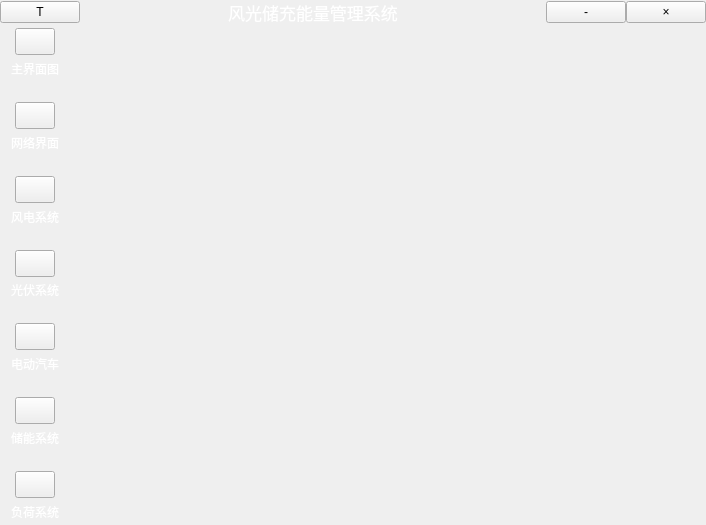
<?xml version="1.0" encoding="UTF-8"?>
<ui version="4.0">
 <class>Form</class>
 <widget class="QWidget" name="Form">
  <property name="geometry">
   <rect>
    <x>0</x>
    <y>0</y>
    <width>706</width>
    <height>525</height>
   </rect>
  </property>
  <property name="windowTitle">
   <string>Form</string>
  </property>
  <property name="styleSheet">
   <string notr="true">#Form {background-color:qradialgradient(
spread:pad, cx:0.5, cy:0.5, 
radius:0.431, fx:0.5, fy:0.5, 
stop:0.153409 rgba(39, 98, 216, 255), 
stop:1 rgba(16, 16, 181, 255)
);}</string>
  </property>
  <layout class="QVBoxLayout" name="verticalLayout_8" stretch="1,15">
   <property name="spacing">
    <number>3</number>
   </property>
   <property name="leftMargin">
    <number>0</number>
   </property>
   <property name="topMargin">
    <number>0</number>
   </property>
   <property name="rightMargin">
    <number>0</number>
   </property>
   <property name="bottomMargin">
    <number>0</number>
   </property>
   <item>
    <layout class="QHBoxLayout" name="horizontalLayout">
     <property name="spacing">
      <number>0</number>
     </property>
     <item>
      <widget class="QPushButton" name="testBtn">
       <property name="sizePolicy">
        <sizepolicy hsizetype="Fixed" vsizetype="Fixed">
         <horstretch>0</horstretch>
         <verstretch>0</verstretch>
        </sizepolicy>
       </property>
       <property name="text">
        <string>T</string>
       </property>
      </widget>
     </item>
     <item>
      <widget class="QLabel" name="label">
       <property name="sizePolicy">
        <sizepolicy hsizetype="Preferred" vsizetype="Preferred">
         <horstretch>0</horstretch>
         <verstretch>0</verstretch>
        </sizepolicy>
       </property>
       <property name="styleSheet">
        <string notr="true">color:rgb(255, 255, 255);
font-size:17px;
</string>
       </property>
       <property name="text">
        <string>风光储充能量管理系统</string>
       </property>
       <property name="textFormat">
        <enum>Qt::PlainText</enum>
       </property>
       <property name="alignment">
        <set>Qt::AlignCenter</set>
       </property>
      </widget>
     </item>
     <item>
      <widget class="QPushButton" name="minimizeBtn">
       <property name="sizePolicy">
        <sizepolicy hsizetype="Fixed" vsizetype="Fixed">
         <horstretch>0</horstretch>
         <verstretch>0</verstretch>
        </sizepolicy>
       </property>
       <property name="font">
        <font>
         <pointsize>9</pointsize>
         <kerning>true</kerning>
        </font>
       </property>
       <property name="contextMenuPolicy">
        <enum>Qt::CustomContextMenu</enum>
       </property>
       <property name="styleSheet">
        <string notr="true"/>
       </property>
       <property name="text">
        <string>-</string>
       </property>
      </widget>
     </item>
     <item>
      <widget class="QPushButton" name="exitBtn">
       <property name="sizePolicy">
        <sizepolicy hsizetype="Fixed" vsizetype="Fixed">
         <horstretch>0</horstretch>
         <verstretch>0</verstretch>
        </sizepolicy>
       </property>
       <property name="font">
        <font>
         <stylestrategy>PreferAntialias</stylestrategy>
         <kerning>true</kerning>
        </font>
       </property>
       <property name="text">
        <string>×</string>
       </property>
       <property name="iconSize">
        <size>
         <width>16</width>
         <height>16</height>
        </size>
       </property>
      </widget>
     </item>
    </layout>
   </item>
   <item>
    <layout class="QHBoxLayout" name="horizontalLayout_2" stretch="1,9">
     <item>
      <layout class="QVBoxLayout" name="layout1">
       <property name="spacing">
        <number>20</number>
       </property>
       <item>
        <layout class="QVBoxLayout" name="verticalLayout">
         <property name="spacing">
          <number>0</number>
         </property>
         <item>
          <layout class="QHBoxLayout" name="horizontalLayout_3">
           <property name="spacing">
            <number>0</number>
           </property>
           <item>
            <spacer name="horizontalSpacer">
             <property name="orientation">
              <enum>Qt::Horizontal</enum>
             </property>
             <property name="sizeHint" stdset="0">
              <size>
               <width>40</width>
               <height>20</height>
              </size>
             </property>
            </spacer>
           </item>
           <item>
            <widget class="QPushButton" name="Btn1">
             <property name="sizePolicy">
              <sizepolicy hsizetype="Preferred" vsizetype="Preferred">
               <horstretch>0</horstretch>
               <verstretch>0</verstretch>
              </sizepolicy>
             </property>
             <property name="styleSheet">
              <string notr="true">border-image:url(:/button/button_image/main.png)</string>
             </property>
             <property name="text">
              <string/>
             </property>
            </widget>
           </item>
           <item>
            <spacer name="horizontalSpacer_2">
             <property name="orientation">
              <enum>Qt::Horizontal</enum>
             </property>
             <property name="sizeHint" stdset="0">
              <size>
               <width>40</width>
               <height>20</height>
              </size>
             </property>
            </spacer>
           </item>
          </layout>
         </item>
         <item>
          <layout class="QHBoxLayout" name="horizontalLayout_4">
           <property name="spacing">
            <number>0</number>
           </property>
           <item>
            <spacer name="horizontalSpacer_4">
             <property name="orientation">
              <enum>Qt::Horizontal</enum>
             </property>
             <property name="sizeHint" stdset="0">
              <size>
               <width>40</width>
               <height>20</height>
              </size>
             </property>
            </spacer>
           </item>
           <item>
            <widget class="QLabel" name="txt1">
             <property name="styleSheet">
              <string notr="true">font: 15pt &quot;SimSun&quot;;
color:white;</string>
             </property>
             <property name="text">
              <string>主界面图</string>
             </property>
             <property name="alignment">
              <set>Qt::AlignCenter</set>
             </property>
            </widget>
           </item>
           <item>
            <spacer name="horizontalSpacer_3">
             <property name="orientation">
              <enum>Qt::Horizontal</enum>
             </property>
             <property name="sizeHint" stdset="0">
              <size>
               <width>40</width>
               <height>20</height>
              </size>
             </property>
            </spacer>
           </item>
          </layout>
         </item>
        </layout>
       </item>
       <item>
        <layout class="QVBoxLayout" name="verticalLayout_2">
         <property name="spacing">
          <number>0</number>
         </property>
         <item>
          <layout class="QHBoxLayout" name="horizontalLayout_17">
           <property name="spacing">
            <number>0</number>
           </property>
           <item>
            <spacer name="horizontalSpacer_33">
             <property name="orientation">
              <enum>Qt::Horizontal</enum>
             </property>
             <property name="sizeHint" stdset="0">
              <size>
               <width>40</width>
               <height>20</height>
              </size>
             </property>
            </spacer>
           </item>
           <item>
            <widget class="QPushButton" name="Btn2">
             <property name="sizePolicy">
              <sizepolicy hsizetype="Preferred" vsizetype="Preferred">
               <horstretch>0</horstretch>
               <verstretch>0</verstretch>
              </sizepolicy>
             </property>
             <property name="styleSheet">
              <string notr="true">border-image:url(:/button/button_image/web.svg)</string>
             </property>
             <property name="text">
              <string/>
             </property>
            </widget>
           </item>
           <item>
            <spacer name="horizontalSpacer_34">
             <property name="orientation">
              <enum>Qt::Horizontal</enum>
             </property>
             <property name="sizeHint" stdset="0">
              <size>
               <width>40</width>
               <height>20</height>
              </size>
             </property>
            </spacer>
           </item>
          </layout>
         </item>
         <item>
          <layout class="QHBoxLayout" name="horizontalLayout_18">
           <property name="spacing">
            <number>0</number>
           </property>
           <item>
            <spacer name="horizontalSpacer_36">
             <property name="orientation">
              <enum>Qt::Horizontal</enum>
             </property>
             <property name="sizeHint" stdset="0">
              <size>
               <width>40</width>
               <height>20</height>
              </size>
             </property>
            </spacer>
           </item>
           <item>
            <widget class="QLabel" name="txt2">
             <property name="styleSheet">
              <string notr="true">font: 15pt &quot;SimSun&quot;;
color:white;</string>
             </property>
             <property name="text">
              <string>网络界面</string>
             </property>
             <property name="alignment">
              <set>Qt::AlignCenter</set>
             </property>
            </widget>
           </item>
           <item>
            <spacer name="horizontalSpacer_35">
             <property name="orientation">
              <enum>Qt::Horizontal</enum>
             </property>
             <property name="sizeHint" stdset="0">
              <size>
               <width>40</width>
               <height>20</height>
              </size>
             </property>
            </spacer>
           </item>
          </layout>
         </item>
        </layout>
       </item>
       <item>
        <layout class="QVBoxLayout" name="verticalLayout_3">
         <property name="spacing">
          <number>0</number>
         </property>
         <item>
          <layout class="QHBoxLayout" name="horizontalLayout_19">
           <property name="spacing">
            <number>0</number>
           </property>
           <item>
            <spacer name="horizontalSpacer_38">
             <property name="orientation">
              <enum>Qt::Horizontal</enum>
             </property>
             <property name="sizeHint" stdset="0">
              <size>
               <width>40</width>
               <height>20</height>
              </size>
             </property>
            </spacer>
           </item>
           <item>
            <widget class="QPushButton" name="Btn3">
             <property name="sizePolicy">
              <sizepolicy hsizetype="Preferred" vsizetype="Preferred">
               <horstretch>0</horstretch>
               <verstretch>0</verstretch>
              </sizepolicy>
             </property>
             <property name="styleSheet">
              <string notr="true">border-image:url(:/button/button_image/wind.svg)</string>
             </property>
             <property name="text">
              <string/>
             </property>
            </widget>
           </item>
           <item>
            <spacer name="horizontalSpacer_37">
             <property name="orientation">
              <enum>Qt::Horizontal</enum>
             </property>
             <property name="sizeHint" stdset="0">
              <size>
               <width>40</width>
               <height>20</height>
              </size>
             </property>
            </spacer>
           </item>
          </layout>
         </item>
         <item>
          <layout class="QHBoxLayout" name="horizontalLayout_20">
           <property name="spacing">
            <number>0</number>
           </property>
           <item>
            <spacer name="horizontalSpacer_40">
             <property name="orientation">
              <enum>Qt::Horizontal</enum>
             </property>
             <property name="sizeHint" stdset="0">
              <size>
               <width>40</width>
               <height>20</height>
              </size>
             </property>
            </spacer>
           </item>
           <item>
            <widget class="QLabel" name="txt3">
             <property name="styleSheet">
              <string notr="true">font: 15pt &quot;SimSun&quot;;
color:white;</string>
             </property>
             <property name="text">
              <string>风电系统</string>
             </property>
             <property name="alignment">
              <set>Qt::AlignCenter</set>
             </property>
            </widget>
           </item>
           <item>
            <spacer name="horizontalSpacer_39">
             <property name="orientation">
              <enum>Qt::Horizontal</enum>
             </property>
             <property name="sizeHint" stdset="0">
              <size>
               <width>40</width>
               <height>20</height>
              </size>
             </property>
            </spacer>
           </item>
          </layout>
         </item>
        </layout>
       </item>
       <item>
        <layout class="QVBoxLayout" name="verticalLayout_4">
         <property name="spacing">
          <number>0</number>
         </property>
         <item>
          <layout class="QHBoxLayout" name="horizontalLayout_21">
           <property name="spacing">
            <number>0</number>
           </property>
           <item>
            <spacer name="horizontalSpacer_42">
             <property name="orientation">
              <enum>Qt::Horizontal</enum>
             </property>
             <property name="sizeHint" stdset="0">
              <size>
               <width>40</width>
               <height>20</height>
              </size>
             </property>
            </spacer>
           </item>
           <item>
            <widget class="QPushButton" name="Btn4">
             <property name="sizePolicy">
              <sizepolicy hsizetype="Preferred" vsizetype="Preferred">
               <horstretch>0</horstretch>
               <verstretch>0</verstretch>
              </sizepolicy>
             </property>
             <property name="styleSheet">
              <string notr="true">border-image:url(:/button/button_image/light.svg)</string>
             </property>
             <property name="text">
              <string/>
             </property>
            </widget>
           </item>
           <item>
            <spacer name="horizontalSpacer_41">
             <property name="orientation">
              <enum>Qt::Horizontal</enum>
             </property>
             <property name="sizeHint" stdset="0">
              <size>
               <width>40</width>
               <height>20</height>
              </size>
             </property>
            </spacer>
           </item>
          </layout>
         </item>
         <item>
          <layout class="QHBoxLayout" name="horizontalLayout_22">
           <property name="spacing">
            <number>0</number>
           </property>
           <item>
            <spacer name="horizontalSpacer_44">
             <property name="orientation">
              <enum>Qt::Horizontal</enum>
             </property>
             <property name="sizeHint" stdset="0">
              <size>
               <width>40</width>
               <height>20</height>
              </size>
             </property>
            </spacer>
           </item>
           <item>
            <widget class="QLabel" name="txt4">
             <property name="styleSheet">
              <string notr="true">font: 15pt &quot;SimSun&quot;;
color:white;</string>
             </property>
             <property name="text">
              <string>光伏系统</string>
             </property>
             <property name="alignment">
              <set>Qt::AlignCenter</set>
             </property>
            </widget>
           </item>
           <item>
            <spacer name="horizontalSpacer_43">
             <property name="orientation">
              <enum>Qt::Horizontal</enum>
             </property>
             <property name="sizeHint" stdset="0">
              <size>
               <width>40</width>
               <height>20</height>
              </size>
             </property>
            </spacer>
           </item>
          </layout>
         </item>
        </layout>
       </item>
       <item>
        <layout class="QVBoxLayout" name="verticalLayout_5">
         <property name="spacing">
          <number>0</number>
         </property>
         <item>
          <layout class="QHBoxLayout" name="horizontalLayout_23">
           <property name="spacing">
            <number>0</number>
           </property>
           <item>
            <spacer name="horizontalSpacer_46">
             <property name="orientation">
              <enum>Qt::Horizontal</enum>
             </property>
             <property name="sizeHint" stdset="0">
              <size>
               <width>40</width>
               <height>20</height>
              </size>
             </property>
            </spacer>
           </item>
           <item>
            <widget class="QPushButton" name="Btn5">
             <property name="sizePolicy">
              <sizepolicy hsizetype="Preferred" vsizetype="Preferred">
               <horstretch>0</horstretch>
               <verstretch>0</verstretch>
              </sizepolicy>
             </property>
             <property name="styleSheet">
              <string notr="true">border-image:url(:/button/button_image/car)</string>
             </property>
             <property name="text">
              <string/>
             </property>
            </widget>
           </item>
           <item>
            <spacer name="horizontalSpacer_45">
             <property name="orientation">
              <enum>Qt::Horizontal</enum>
             </property>
             <property name="sizeHint" stdset="0">
              <size>
               <width>40</width>
               <height>20</height>
              </size>
             </property>
            </spacer>
           </item>
          </layout>
         </item>
         <item>
          <layout class="QHBoxLayout" name="horizontalLayout_24">
           <property name="spacing">
            <number>0</number>
           </property>
           <item>
            <spacer name="horizontalSpacer_47">
             <property name="orientation">
              <enum>Qt::Horizontal</enum>
             </property>
             <property name="sizeHint" stdset="0">
              <size>
               <width>40</width>
               <height>20</height>
              </size>
             </property>
            </spacer>
           </item>
           <item>
            <widget class="QLabel" name="txt5">
             <property name="styleSheet">
              <string notr="true">font: 15pt &quot;SimSun&quot;;
color:white;</string>
             </property>
             <property name="text">
              <string>电动汽车</string>
             </property>
             <property name="alignment">
              <set>Qt::AlignCenter</set>
             </property>
            </widget>
           </item>
           <item>
            <spacer name="horizontalSpacer_48">
             <property name="orientation">
              <enum>Qt::Horizontal</enum>
             </property>
             <property name="sizeHint" stdset="0">
              <size>
               <width>40</width>
               <height>20</height>
              </size>
             </property>
            </spacer>
           </item>
          </layout>
         </item>
        </layout>
       </item>
       <item>
        <layout class="QVBoxLayout" name="verticalLayout_6">
         <property name="spacing">
          <number>0</number>
         </property>
         <item>
          <layout class="QHBoxLayout" name="horizontalLayout_25">
           <property name="spacing">
            <number>0</number>
           </property>
           <item>
            <spacer name="horizontalSpacer_50">
             <property name="orientation">
              <enum>Qt::Horizontal</enum>
             </property>
             <property name="sizeHint" stdset="0">
              <size>
               <width>40</width>
               <height>20</height>
              </size>
             </property>
            </spacer>
           </item>
           <item>
            <widget class="QPushButton" name="Btn6">
             <property name="sizePolicy">
              <sizepolicy hsizetype="Preferred" vsizetype="Preferred">
               <horstretch>0</horstretch>
               <verstretch>0</verstretch>
              </sizepolicy>
             </property>
             <property name="styleSheet">
              <string notr="true">border-image:url(:/button/button_image/storage)</string>
             </property>
             <property name="text">
              <string/>
             </property>
            </widget>
           </item>
           <item>
            <spacer name="horizontalSpacer_49">
             <property name="orientation">
              <enum>Qt::Horizontal</enum>
             </property>
             <property name="sizeHint" stdset="0">
              <size>
               <width>40</width>
               <height>20</height>
              </size>
             </property>
            </spacer>
           </item>
          </layout>
         </item>
         <item>
          <layout class="QHBoxLayout" name="horizontalLayout_26">
           <property name="spacing">
            <number>0</number>
           </property>
           <item>
            <spacer name="horizontalSpacer_52">
             <property name="orientation">
              <enum>Qt::Horizontal</enum>
             </property>
             <property name="sizeHint" stdset="0">
              <size>
               <width>40</width>
               <height>20</height>
              </size>
             </property>
            </spacer>
           </item>
           <item>
            <widget class="QLabel" name="txt6">
             <property name="styleSheet">
              <string notr="true">font: 15pt &quot;SimSun&quot;;
color:white;</string>
             </property>
             <property name="text">
              <string>储能系统</string>
             </property>
             <property name="alignment">
              <set>Qt::AlignCenter</set>
             </property>
            </widget>
           </item>
           <item>
            <spacer name="horizontalSpacer_51">
             <property name="orientation">
              <enum>Qt::Horizontal</enum>
             </property>
             <property name="sizeHint" stdset="0">
              <size>
               <width>40</width>
               <height>20</height>
              </size>
             </property>
            </spacer>
           </item>
          </layout>
         </item>
        </layout>
       </item>
       <item>
        <layout class="QVBoxLayout" name="verticalLayout_7">
         <property name="spacing">
          <number>0</number>
         </property>
         <item>
          <layout class="QHBoxLayout" name="horizontalLayout_27">
           <property name="spacing">
            <number>0</number>
           </property>
           <item>
            <spacer name="horizontalSpacer_54">
             <property name="orientation">
              <enum>Qt::Horizontal</enum>
             </property>
             <property name="sizeHint" stdset="0">
              <size>
               <width>40</width>
               <height>20</height>
              </size>
             </property>
            </spacer>
           </item>
           <item>
            <widget class="QPushButton" name="Btn7">
             <property name="sizePolicy">
              <sizepolicy hsizetype="Preferred" vsizetype="Preferred">
               <horstretch>0</horstretch>
               <verstretch>0</verstretch>
              </sizepolicy>
             </property>
             <property name="styleSheet">
              <string notr="true">border-image:url(:/button/button_image/blank)</string>
             </property>
             <property name="text">
              <string/>
             </property>
            </widget>
           </item>
           <item>
            <spacer name="horizontalSpacer_53">
             <property name="orientation">
              <enum>Qt::Horizontal</enum>
             </property>
             <property name="sizeHint" stdset="0">
              <size>
               <width>40</width>
               <height>20</height>
              </size>
             </property>
            </spacer>
           </item>
          </layout>
         </item>
         <item>
          <layout class="QHBoxLayout" name="horizontalLayout_28">
           <property name="spacing">
            <number>0</number>
           </property>
           <item>
            <spacer name="horizontalSpacer_56">
             <property name="orientation">
              <enum>Qt::Horizontal</enum>
             </property>
             <property name="sizeHint" stdset="0">
              <size>
               <width>40</width>
               <height>20</height>
              </size>
             </property>
            </spacer>
           </item>
           <item>
            <widget class="QLabel" name="txt7">
             <property name="styleSheet">
              <string notr="true">font: 15pt &quot;SimSun&quot;;
color:white;</string>
             </property>
             <property name="text">
              <string>负荷系统</string>
             </property>
             <property name="alignment">
              <set>Qt::AlignCenter</set>
             </property>
            </widget>
           </item>
           <item>
            <spacer name="horizontalSpacer_55">
             <property name="orientation">
              <enum>Qt::Horizontal</enum>
             </property>
             <property name="sizeHint" stdset="0">
              <size>
               <width>40</width>
               <height>20</height>
              </size>
             </property>
            </spacer>
           </item>
          </layout>
         </item>
        </layout>
       </item>
      </layout>
     </item>
     <item>
      <widget class="QStackedWidget" name="stackedWidget"/>
     </item>
    </layout>
   </item>
  </layout>
 </widget>
 <resources>
  <include location="pictures/picture.qrc"/>
 </resources>
 <connections/>
</ui>
